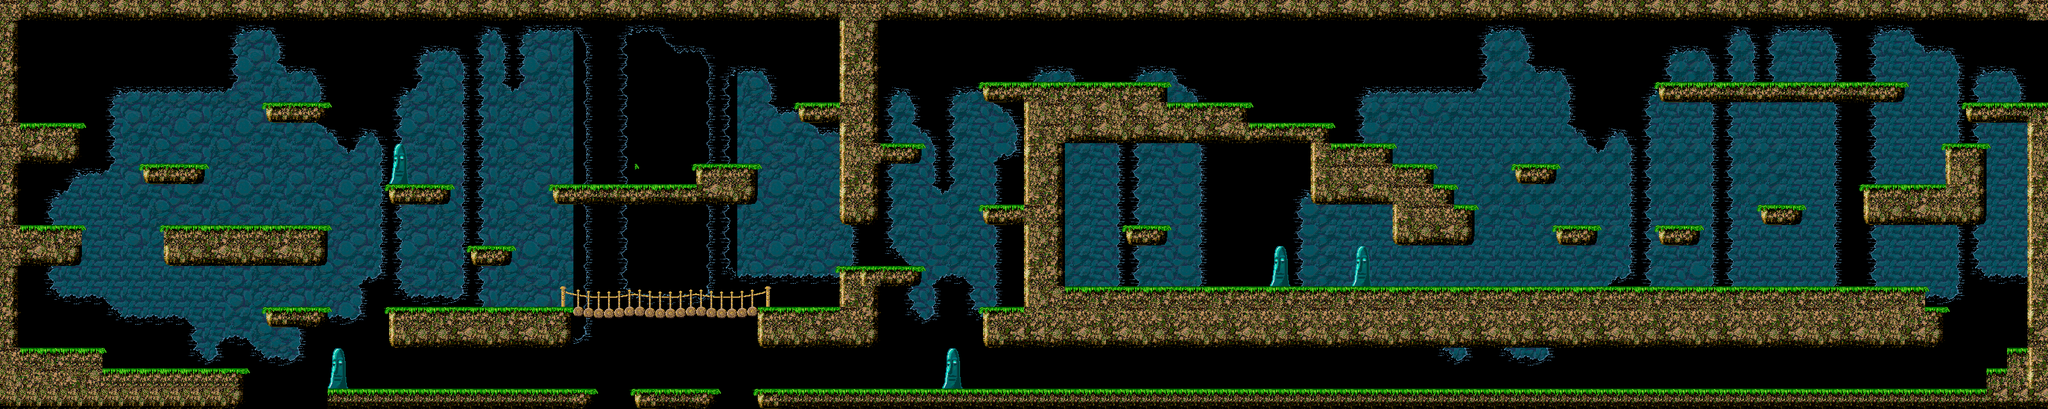

A level layout from a 2D game, rendered from its tile map. Below: a short description, then the map file with tile-grid data replaced by summaries:
An orthogonal 100x20 tile map with 32x32 px tiles, 3 tile layers (Background, Shadows, Terrain) and 51 objects.

<map version="1.0" orientation="orthogonal" renderorder="right-down" width="100" height="20" tilewidth="32" tileheight="32" nextobjectid="1">
 <tileset firstgid="1" name="stage1tile1" tilewidth="32" tileheight="32" tilecount="192" columns="8">
  <image source="mylevel1_tiles.png" width="256" height="768" />
  <terraintypes>
   <terrain name="back" tile="105" />
  </terraintypes>
  <tile id="8">
   <objectgroup draworder="index">
    <object id="1" x="23.4545" y="0.181818" width="8.54545" height="11.8182" />
   </objectgroup>
  </tile>
  <tile id="9">
   <objectgroup draworder="index">
    <object id="1" x="-0.363636" y="0" width="32.1818" height="8.72727" />
   </objectgroup>
  </tile>
  <tile id="10">
   <objectgroup draworder="index">
    <object id="1" x="0" y="0.181818" width="32" height="7.81818" />
   </objectgroup>
  </tile>
  <tile id="11">
   <objectgroup draworder="index">
    <object id="3" x="-0.181818" y="0" width="31.8182" height="9.63636" />
   </objectgroup>
  </tile>
  <tile id="12">
   <objectgroup draworder="index">
    <object id="1" x="0" y="0.363636" width="32" height="7.27273" />
   </objectgroup>
  </tile>
  <tile id="13">
   <objectgroup draworder="index">
    <object id="1" x="0.363636" y="0.363636" width="31.0909" height="8.54545" />
   </objectgroup>
  </tile>
  <tile id="14">
   <objectgroup draworder="index">
    <object id="1" x="-0.181818" y="0.181818" width="7.27273" height="9.45455" />
   </objectgroup>
  </tile>
  <tile id="16">
   <objectgroup draworder="index">
    <object id="1" x="7.45455" y="0.909091" width="20" height="30.5455" />
   </objectgroup>
  </tile>
  <tile id="17">
   <objectgroup draworder="index">
    <object id="1" x="0.545455" y="0.181818" width="31.2727" height="31.6364" />
   </objectgroup>
  </tile>
  <tile id="18">
   <objectgroup draworder="index">
    <object id="1" x="0.545455" y="0.727273" width="31.0909" height="30.7273" />
   </objectgroup>
  </tile>
  <tile id="19">
   <objectgroup draworder="index">
    <object id="1" x="0.545455" y="0" width="31.2727" height="31.8182" />
   </objectgroup>
  </tile>
  <tile id="20">
   <objectgroup draworder="index">
    <object id="1" x="0.545455" y="0.727273" width="31.2727" height="30.5455" />
   </objectgroup>
  </tile>
  <tile id="21">
   <objectgroup draworder="index">
    <object id="1" x="0.545455" y="0.181818" width="31.2727" height="31.2727" />
   </objectgroup>
  </tile>
  <tile id="24">
   <objectgroup draworder="index">
    <object id="1" x="6.36364" y="0.181818" width="20.9091" height="32.1818" />
    <object id="2" x="0.363636" y="14.9091" width="5.27273" height="17.0909" />
    <object id="4" x="27.6364" y="14" width="4.36364" height="18" />
   </objectgroup>
  </tile>
  <tile id="25">
   <objectgroup draworder="index">
    <object id="1" x="0.363636" y="0" width="32" height="31.8182" />
   </objectgroup>
  </tile>
  <tile id="26">
   <objectgroup draworder="index">
    <object id="3" x="0.363636" y="0.181818" width="31.6364" height="31.6364" />
   </objectgroup>
  </tile>
  <tile id="27">
   <objectgroup draworder="index">
    <object id="1" x="0.181818" y="0" width="32" height="32" />
   </objectgroup>
  </tile>
  <tile id="28">
   <objectgroup draworder="index">
    <object id="1" x="0.181818" y="0" width="31.6364" height="31.6364" />
   </objectgroup>
  </tile>
  <tile id="29">
   <objectgroup draworder="index">
    <object id="1" x="0" y="0" width="31.8182" height="32" />
   </objectgroup>
  </tile>
  <tile id="32">
   <objectgroup draworder="index">
    <object id="1" x="5.27273" y="1.45455" width="18.7273" height="30.3636" />
   </objectgroup>
  </tile>
  <tile id="33">
   <objectgroup draworder="index">
    <object id="1" x="0.181818" y="0" width="32" height="32" />
   </objectgroup>
  </tile>
  <tile id="34">
   <objectgroup draworder="index">
    <object id="1" x="0.363636" y="0.363636" width="31.6364" height="31.6364" />
   </objectgroup>
  </tile>
  <tile id="35">
   <objectgroup draworder="index">
    <object id="1" x="0" y="0" width="31.8182" height="31.8182" />
   </objectgroup>
  </tile>
  <tile id="36">
   <objectgroup draworder="index">
    <object id="1" x="0.181818" y="0" width="31.6364" height="31.6364" />
   </objectgroup>
  </tile>
  <tile id="37">
   <objectgroup draworder="index">
    <object id="1" x="0" y="0.181818" width="31.8182" height="31.8182" />
   </objectgroup>
  </tile>
  <tile id="40">
   <objectgroup draworder="index">
    <object id="1" x="4.54545" y="0.363636" width="21.4545" height="31.4545" />
   </objectgroup>
  </tile>
  <tile id="41">
   <objectgroup draworder="index">
    <object id="2" x="0.181818" y="0.181818" width="31.6364" height="26.3636" />
    <object id="3" x="7.27273" y="26.5455" width="24.5455" height="4.90909" />
    <object id="4" x="2.18182" y="26.7273" width="4.90909" height="3.09091" />
   </objectgroup>
  </tile>
  <tile id="42">
   <objectgroup draworder="index">
    <object id="1" x="0.181818" y="0" width="31.2727" height="31.2727" />
   </objectgroup>
  </tile>
  <tile id="43">
   <objectgroup draworder="index">
    <object id="1" x="0.727273" y="0.181818" width="31.2727" height="31.2727" />
   </objectgroup>
  </tile>
  <tile id="44">
   <objectgroup draworder="index">
    <object id="1" x="0" y="0.181818" width="31.6364" height="31.6364" />
   </objectgroup>
  </tile>
  <tile id="45">
   <objectgroup draworder="index">
    <object id="1" x="0" y="0.181818" width="21.8182" height="31.4545" />
    <object id="3" x="22" y="0" width="5.63636" height="31.0909" />
    <object id="4" x="27.8182" y="0" width="4" height="25.8182" />
   </objectgroup>
  </tile>
  <tile id="48">
   <objectgroup draworder="index">
    <object id="1" x="24.3636" y="0.181818" width="7.09091" height="11.6364" />
   </objectgroup>
  </tile>
  <tile id="49">
   <objectgroup draworder="index">
    <object id="1" x="0.363636" y="0.545455" width="31.4545" height="31.2727" />
   </objectgroup>
  </tile>
  <tile id="50">
   <objectgroup draworder="index">
    <object id="1" x="0" y="0.181818" width="32.1818" height="31.6364" />
   </objectgroup>
  </tile>
  <tile id="51">
   <objectgroup draworder="index">
    <object id="1" x="0.181818" y="0" width="31.4545" height="31.6364" />
   </objectgroup>
  </tile>
  <tile id="52">
   <objectgroup draworder="index">
    <object id="1" x="0.363636" y="0.363636" width="31.6364" height="31.2727" />
   </objectgroup>
  </tile>
  <tile id="53">
   <objectgroup draworder="index">
    <object id="1" x="0.363636" y="0.363636" width="27.6364" height="31.2727" />
    <object id="2" x="27.6364" y="0.545455" width="3.81818" height="25.4545" />
   </objectgroup>
  </tile>
  <tile id="54">
   <objectgroup draworder="index">
    <object id="1" x="0.181818" y="0.363636" width="6.54545" height="9.45455" />
   </objectgroup>
  </tile>
  <tile id="65">
   <objectgroup draworder="index">
    <!-- 6 objects omitted --></objectgroup>
  </tile>
  <tile id="66">
   <objectgroup draworder="index">
    <!-- 4 objects omitted --></objectgroup>
  </tile>
  <tile id="67">
   <objectgroup draworder="index">
    <!-- 2 objects omitted --></objectgroup>
  </tile>
  <tile id="96" terrain="0,0,0,0" />
  <tile id="97" terrain="0,0,0,0" />
  <tile id="98" terrain="0,0,0,0" />
  <tile id="104" terrain="0,0,0,0" />
  <tile id="106" terrain="0,0,0,0" />
  <tile id="112" terrain="0,0,0,0" />
  <tile id="113" terrain="0,0,0,0" />
  <tile id="114" terrain="0,0,0,0" />
 </tileset>
 <layer name="Background" width="100" height="20">
  <data>[2000 cells, 1878 non-empty, 11 distinct tile ids]</data>
 </layer>
 <layer name="Shadows" width="100" height="20">
  <data>[2000 cells, 2000 non-empty, 14 distinct tile ids]</data>
 </layer>
 <layer name="Terrain" width="100" height="20">
  <data>[2000 cells, 767 non-empty, 44 distinct tile ids]</data>
 </layer>
</map>
<!-- 6 of 51 objects omitted -->